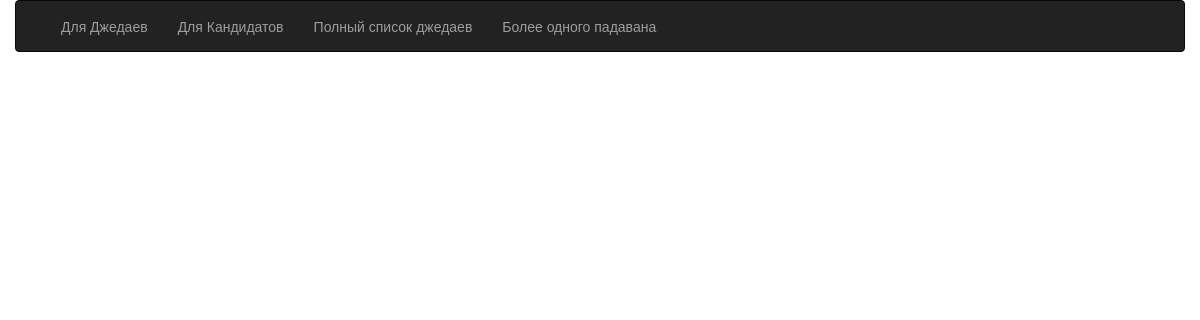
The app's page /common/, older data.
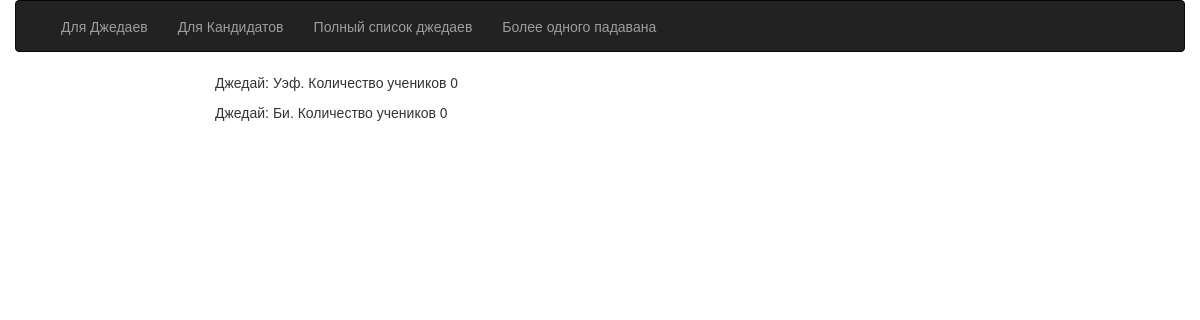
The same page, newer data.
### employee/models.py (models this page shows, shortened)
class Djedai(models.Model):
    name = models.CharField(max_length=255, verbose_name="Имя джедая")
    planet = models.ForeignKey('employee.Planet', related_name="registration", verbose_name="планета обучения")
    class Meta:
        verbose_name = 'Джедай'
        verbose_name_plural = 'Джедаи'

### employee/views.py (the view)
# urls.py: url(r'^common/$', CommonDjedView.as_view(), name="data_list"),
class CommonDjedView(ListView):
    model = Djedai
    template_name = "common.html"

### employee/templates/common.html
{% extends 'index.html' %}
{% block content %}
    {% for djedai in object_list %}
        <p>Джедай: {{ djedai.name }}. Количество учеников {{ djedai.teacher.all|length }}</p>
    {% endfor %}
{% endblock %}

### employee/templates/index.html (shortened to what this page needs)
<!DOCTYPE html>
<html lang="ru">
  <head>
      <link rel="stylesheet" href="//netdna.bootstrapcdn.com/bootstrap/3.3.2/css/bootstrap.min.css">
  </head>
  <body>
   <div class="container">
    <div class="row">
           <div class="navbar navbar-inverse">
               <div class="container">
                   <div class="collapse navbar-collapse" id="responsive-menu">
                       <ul class="nav navbar-nav">
                           <li><a href="{% url "select_djed" %}">Для Джедаев</a></li>
                           <li><a href="{% url "create_candidate" %}">Для Кандидатов</a></li>
                           <li><a href="{% url "data_list" %}">Полный список джедаев</a></li>
                           <li><a href="{% url "data_one" %}">Более одного падавана</a></li>
                       </ul>
                   </div>
               </div>
           </div>
       </div>
   </div>
   <div class="col-md-2"></div>
   <div class="col-md-8">
   {% block content %}{% endblock %}
   </div>
   <div class="col-md-2"></div>
  </body>
</html>

Row changes from the older to the newer data that the page shows:
added Djedai: name "Уэф", teacher.all|length "0"
added Djedai: name "Би", teacher.all|length "0"
